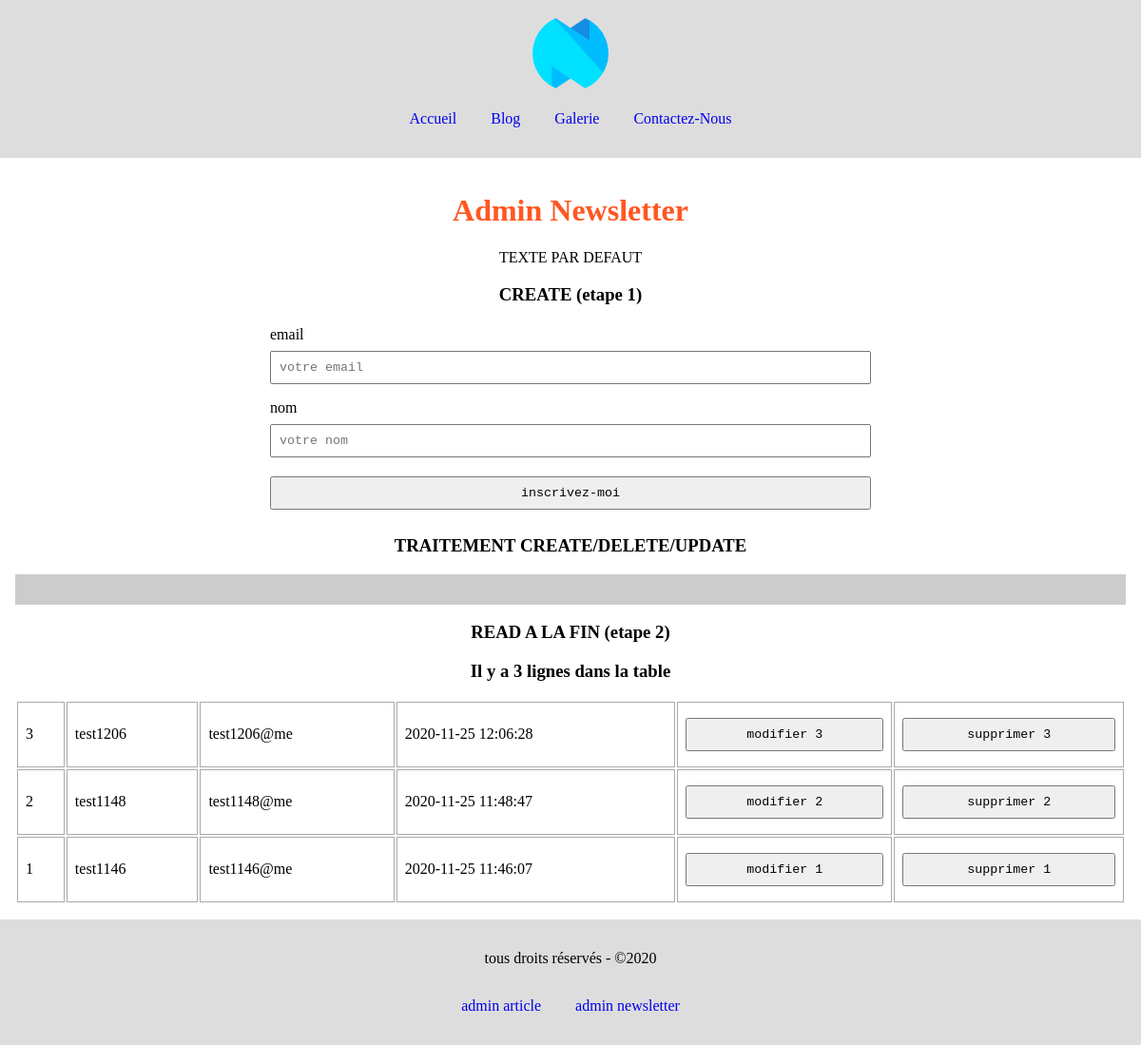
Page /projet-blog/admin-newsletter.php on the committed database.
### tables this page shows
CREATE TABLE `newsletter` (
  `id` int(11) NOT NULL,
  `nom` varchar(160) NOT NULL,
  `email` varchar(160) NOT NULL,
  `dateInscription` datetime NOT NULL
);

### projet-blog/admin-newsletter.php (called while the page is built, shortened)
<?php
require_once "php/view/header.php";
require_once "php/view/section-admin-newsletter.php";
require_once "php/view/footer.php";

### projet-blog/php/model/fonctions-sql.php (called while the page is built, shortened)
<?php
class Model
{
    static function stockerRequete ($sth)
    {
        $texte = ob_get_clean();
    }
    static function afficherDebug ()
    {
        print_r($_REQUEST);
    }
    static function compterLigne($table)
    {
        $requeteSQL =
        <<<x
        SELECT count(*) FROM $table;
        x;
        $resultat = envoyerRequeteSql($requeteSQL, []);
        $nbLigne = $resultat->fetchColumn();
        return $nbLigne;
    }
}
function envoyerRequeteSql ($requeteSQL, $tabAsso)
{
    $user       = 'root';
    $password   = '';
    $hostSQL    = 'localhost';
    $portSQL    = '3306';
    $database   = 'blog';
    $mysql        = "mysql:host=$hostSQL;port=$portSQL;dbname=$database;charset=utf8";
    try {
        if (Model::$dbh == null) {
            Model::$dbh = new PDO($mysql, $user, $password);
        }
        $sth = Model::$dbh->prepare($requeteSQL);
        $sth->execute($tabAsso);
        return $sth;
    } catch (PDOException $e) {
        echo 'Connexion échouée : ' . $e->getMessage();
    }
}
function lireTable ($table, $tri)
{
    $requeteSQL =
    <<<x
    SELECT * FROM $table
    ORDER BY $tri
    x;
    $resultat = envoyerRequeteSql($requeteSQL, []);
    $tabLigne = $resultat->fetchAll(PDO::FETCH_ASSOC);
    return $tabLigne;
}

### projet-blog/php/view/section-admin-newsletter.php (the view, shortened to what this page needs)
<section>
    <h3>CREATE (etape 1)</h3>
    <form action="#form-create" id="form-create" method="POST">
        <label>
            <span>email</span>
            <input name="email" type="email" required placeholder="votre email">
        </label>
        <label>
            <span>nom</span>
            <input name="nom" type="text" required placeholder="votre nom">
        </label>
        <button type="submit">inscrivez-moi</button>
    </form>
</section>
<section>
    <h3>TRAITEMENT CREATE/DELETE/UPDATE</h3>
    <div class="feedback">
    </div>
</section>
<section>
    <h3>READ A LA FIN (etape 2)</h3>
    <h3>Il y a <?php echo Model::compterLigne("newsletter") ?> lignes dans la table</h3>
    <table>
        <tbody>
<?php
$tabLigne = lireTable("newsletter", "dateInscription DESC");
function afficherTableSql($tabLigne)
{
    foreach($tabLigne as $ligneAsso)
    {
        echo "<tr>";
        foreach($ligneAsso as $colonne => $valeur)
        {
            echo
            <<<x
                <td class="$colonne">$valeur</td>
            x;
        }
        $id = $ligneAsso["id"];
        echo
        <<<x
            <td><button data-id="$id" onclick="modifierLigne(event)">modifier $id</button></td>
            <td><button data-id="$id" onclick="supprimerLigne(event)">supprimer $id</button></td>
        </tr>
        x;
    }
}
afficherTableSql($tabLigne);
?>
        </tbody>
    </table>
</section>

### projet-blog/assets/css/style.css (style rules this page uses)
html, body { width: 100%; height:100%; padding: 0; margin:0; font-size:16px; }
* { box-sizing: border-box; }
h1, h2, h3, p { text-align: center; }
form { display: flex; flex-direction: column; max-width:640px; margin: 0 auto; align-items: stretch; }
form label { padding:0.25rem; }
input, textarea, button { width:100%; padding:0.5rem; margin:0.5rem; margin-left:0; margin-right: 0; font-family: monospace; }
form button { margin:0.5rem 0.25rem; width: calc(100% - 0.5rem); }
h2, h3, table { width:100%; }
td { border:1px solid #aaaaaa; padding:0.5rem; }
.feedback { text-align: center; font-weight: 900; background-color: #cccccc; padding:1rem; }

### rows in the picture
newsletter: id "3", nom "test1206", email "test1206@me", dateInscription "2020-11-25 12:06:28"
newsletter: id "2", nom "test1148", email "test1148@me", dateInscription "2020-11-25 11:48:47"
newsletter: id "1", nom "test1146", email "test1146@me", dateInscription "2020-11-25 11:46:07"

### other values in the picture
$valeur "Accueil"
$valeur "Blog"
$valeur "Galerie"
$valeur "Contactez-Nous"
$titre "Admin Newsletter"
$description "TEXTE PAR DEFAUT"
Model::compterLigne("newsletter") "3"
